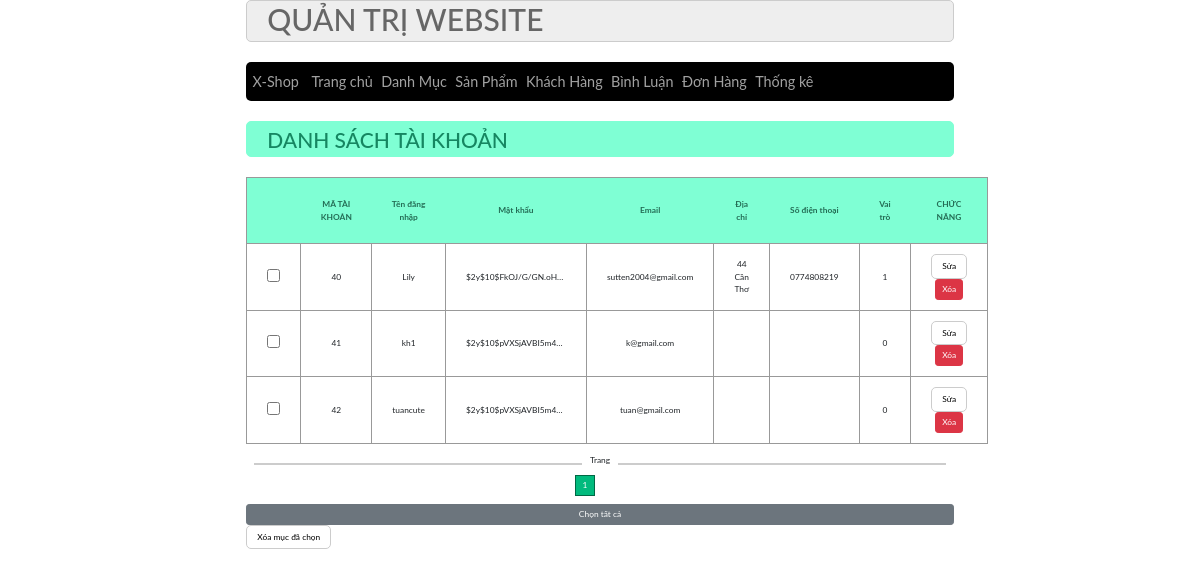
The page /admin/index.php?act=dskh&page=1 on the database its author committed.
### tables this page shows
CREATE TABLE `taikhoan` (
  `id` int NOT NULL,
  `user` varchar(50) NOT NULL,
  `name` varchar(50) NOT NULL,
  `pass` varchar(255) NOT NULL,
  `email` varchar(50) NOT NULL,
  `address` varchar(255) DEFAULT NULL,
  `tel` varchar(11) DEFAULT NULL,
  `role` tinyint NOT NULL DEFAULT '0'
);

### dao/pdo.php (called while the page is built, shortened)
<?php
function pdo_get_connection(){
    $dburl = "mysql:host=localhost;dbname=duanmaufall2023;charset=utf8";
    $username = 'root';
    $password = 'mysql';
    $conn = new PDO($dburl, $username, $password);
    $conn->setAttribute(PDO::ATTR_ERRMODE, PDO::ERRMODE_EXCEPTION);
    return $conn;
}
function pdo_query($sql){
    $sql_args = array_slice(func_get_args(), 1);
    try{
        $conn = pdo_get_connection();
        $stmt = $conn->prepare($sql);
        $stmt->execute($sql_args);
        $rows = $stmt->fetchAll();
        return $rows;
    }
    catch(PDOException $e){
        throw $e;
    }
    finally{
        unset($conn);
    }
}

### dao/taikhoan.php (called while the page is built, shortened)
<?php
function loadall_taikhoan()
{
    $sql = "select * from taikhoan order by id desc";
    $listaikhoan = pdo_query($sql);
    return $listaikhoan;
}
function getTaiKhoan_limit($start, $limit)
{
    $sql = "select * from taikhoan limit $start,$limit";
    $tk = pdo_query($sql);
    return $tk;
}
?>

### admin/taikhoan/list.php (the view, shortened to what this page needs)
<?php
global $connect;
$listtaikhoan = mysqli_query($connect, "SELECT * FROM taikhoan");
$total = mysqli_num_rows($listtaikhoan);
$limit = 5;
$total_page = ceil($total / $limit);
$cr_page = isset($_GET['page']) ? $_GET['page'] : 1;
$start = ($cr_page - 1) * $limit;
$listtaikhoan_limit = getTaiKhoan_limit($start, $limit);
if (isset($_GET['page']) && !empty($_GET['page'])) {
    $listtaikhoan = $listtaikhoan_limit;
}
?>
<div class="row_main">
    <div class="row_main frontiltle">
        <h1>DANH SÁCH TÀI KHOẢN</h1>
    </div>
    <form action="index.php?act=delete_list_taikhoan" method="post">
        <div class="row_main form_content">
            <div class="row_main mb10 form_dsloai">
                <table>
                    <tr>
                        <th></th>
                        <th>MÃ TÀI KHOẢN</th>
                        <th>Tên đăng nhập</th>
                        <th>Mật khẩu</th>
                        <th>Email</th>
                        <th>Địa chỉ</th>
                        <th>Số điện thoại</th>
                        <th>Vai trò</th>
                        <th>CHỨC NĂNG</th>
                    </tr>
                    <?php
                    foreach ($listtaikhoan as $taikhoan) {
                        extract($taikhoan);
                        $suatk = "index.php?act=suatk&id=" . $id;
                        $xoatk = "index.php?act=xoatk&id=" . $id;
                        echo '
                    <tr>
                        <td> <input type="checkbox" class="checkbox" name="check_del[]" value="' . $id . '"></td>
                        <td>' . $id . '</td>
                        <td>' . $user . '</td>
                        <td><p class="card-text" style="width:100px;">' . $pass . '</p></td>
                        <td>' . $email . '</td>
                        <td>' . $address . '</td>
                        <td>' . $tel . '</td>
                        <td>' . $role . '</td>
                        <td>
                            <a href="' . $suatk . '"><input type="button" value="Sửa")"></a>
                            <a href="' . $xoatk . '" onclick="return confirm(`Bạn có chắc muốn xóa không?`)" class="btn btn-danger">Xóa</a>
                            </td>
                    </tr>
                ';
                    }
                    ?>
                </table>
            </div>
            <div class="box">
                <div class="first_line"></div>
                <p>Trang</p>
                <div class="second_line"></div>
            </div>
            <div class="pag">
                <nav aria-label="Page navigation example" class="pag">
                    <ul class="pagination">
                        <?php for ($i = 1; $i <= $total_page; $i++): ?>
                            <li class="page-item <?php echo (($cr_page == $i) ? 'active' : '') ?>"><a class="page-link"
                                    href="index.php?act=dskh&page=<?= $i ?>">
                                    <?= $i ?>
                                </a></li>
                        <?php endfor; ?>
                    </ul>
                </nav>
            </div>
            <div class="row_main mb10">
                <div class="">
                    <label for="checkAll" class="btn btn-secondary chon" style="display:block;">Chọn tất cả</label>
                    <a href="index.php?act=delete_list_taikhoan"><input type="submit" value="Xóa mục đã chọn"
                            name="delete"></a>
                </div>
            </div>
        </div>
    </form>
</div>

### css/style.css (style rules this page uses)
:root { --border-rds: 5px; }
* { box-sizing: border-box; font-family: "Lato", sans-serif; font-size: 0.7vw; }
.row_main { float: left; width: 100%; }
.mb10 { margin-bottom: 10px; }
.card-text { white-space: nowrap; overflow: hidden; width: 80%; text-overflow: ellipsis; }
.nutnhan, .search_box input[type="submit"], .form_tai_khoan input[type="submit"], .form_tai_khoan input[type="reset"], .form_tai_khoan input[type="email"], .form_content input[type="email"], .form_content input[type="password"], .form_content input[type="submit"], .form_content input[type="reset"], .form_content input[type="file"], .form_content input[type="number"], .form_content input[type="button"] { padding: 5px 10px; border-radius: 5px; background-color: white !important; border: 1px solid #ccc; }
.frontiltle { background-color: aquamarine; border: 1px solid aquamarine; color: rgb(22, 134, 97); border-radius: var(--border-rds); padding: 0px 20px; justify-content: center; }
.frontiltle h1 { padding-top: 5px; }
.form_content { padding: 20px 0px; }
.cart table, .form_dsloai table { width: 100%; border-collapse: collapse; text-align: center; border: 1px solid #999; }
.cart table th, .form_dsloai table th { padding: 20px; background-color: aquamarine; color: rgb(36, 109, 85); }
.cart table td, .form_dsloai table td { padding: 10px 20px; border: 1px solid #999; }
.box { display: flex; align-items: center; justify-content: space-between; width: 100%; }
.first_line { border-bottom: #ccc solid 2px; width: 50%; margin: 0 8px; }
.second_line { border-bottom: #ccc solid 2px; width: 50%; margin: 0 8px; }
.pag { margin: 0 37% 0 37%; }
.page-link { color: #00ac5c; }
.active > .page-link, .page-link.active { z-index: 3; color: white !important; background-color: rgb(1, 186, 125) !important; border-color: rgb(0, 104, 69) !important; }

### css/loader.css (style rules this page uses)
* { padding: 0; margin: 0; box-sizing: border-box; }

### rows shown on the page
taikhoan: id "40", user "Lily", pass "$2y$10$FkOJ/G/GN.oH…", email "sutten2004@gmail.com", address "44 Cần Thơ", tel "0774808219", role "1"
taikhoan: id "41", user "kh1", pass "$2y$10$pVXSjAVBI5m4…", email "k@gmail.com", role "0"
taikhoan: id "42", user "tuancute", pass "$2y$10$pVXSjAVBI5m4…", email "tuan@gmail.com", role "0"
